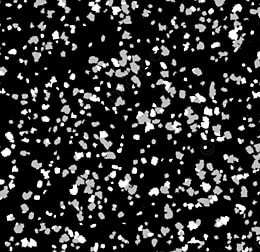
#> input picture Min Filter_F55121064/bg.jpg, 260 x 252 px
$ python min-filter_F55121064.py
#> lines starting #> are read from the running program, lines starting #| are printed output that depends on the picture
#F55121064
#Budi agung Fajariyanto
#B-TI

# Import package yag digunakan
import cv2
import numpy as np

# Membaca citra
img = cv2.imread('bg.jpg')
#> img is the input picture: shape (252, 260, 3); min 0, max 255, mean 49.6

# Mengkonversi ke grayscale
gray = cv2.cvtColor(img, cv2.COLOR_BGR2GRAY)

# Menerapkan min filter dengan kernel 3x3 sebanyak 3 kali
kernel = np.ones((3,3), np.uint8)
min1 = cv2.erode(gray, kernel, iterations=1)
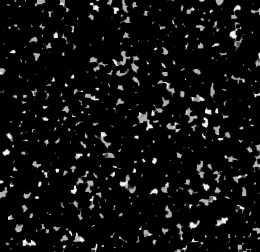
#> min1: shape (252, 260); min 0, max 252, mean 15.1
min2 = cv2.erode(min1, kernel, iterations=1)
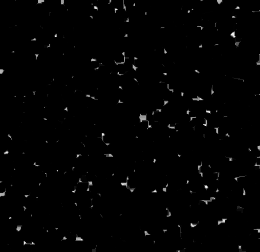
#> min2: shape (252, 260); min 0, max 242, mean 2.8
min3 = cv2.erode(min2, kernel, iterations=1)
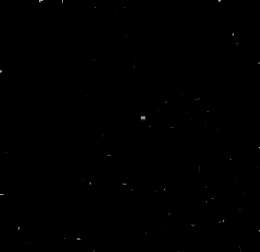
#> min3: shape (252, 260); min 0, max 178, mean 0.2

# Menampilkan citra asli dan hasil min filter sebanyak 3 kali
cv2.imshow('Citra Asli', gray)
cv2.imshow('(1) Min Filter', min1)
cv2.imshow('(2) Min Filter', min2)
cv2.imshow('(3) Min Filter', min3)

cv2.waitKey(0)
cv2.destroyAllWindows()

$ run again, with Min Filter_F55121064/Hasil Running Min Filter_F55121064.png saved as Min Filter_F55121064/bg.jpg
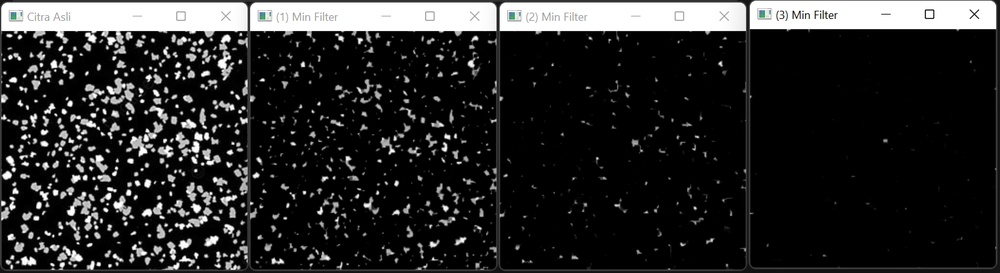
#> input picture Min Filter_F55121064/Hasil Running Min Filter_F55121064.png, 1000 x 273 px, shrunk from 1583 x 432 before the run
#> img is the input picture: shape (273, 1000, 3); mean B, G, R 42, 42, 42
#> `min1 = cv2.erode(gray, kernel, iterations=1)`:
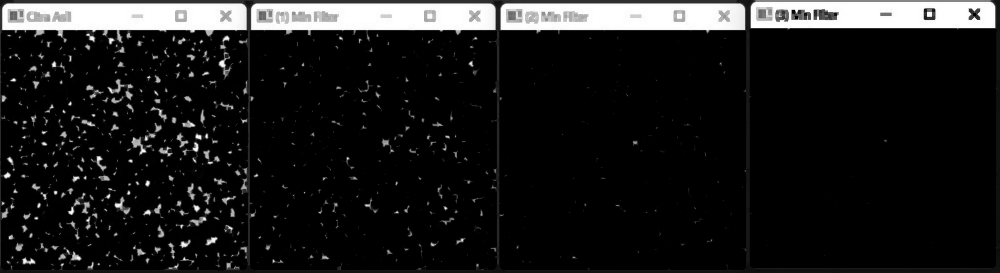
#> min1: shape (273, 1000); min 0, max 255, mean 28.1
#> `min3 = cv2.erode(min2, kernel, iterations=1)`:
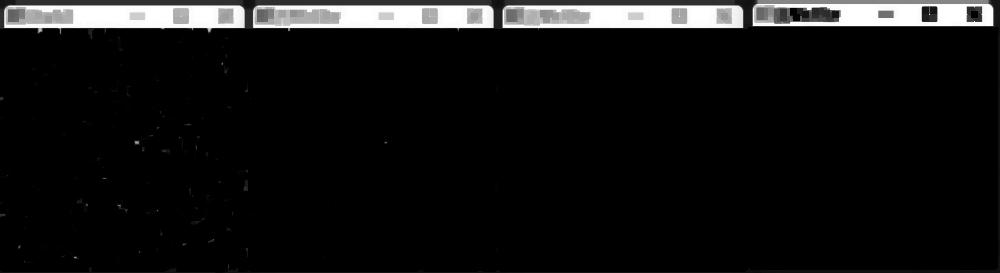
#> min3: shape (273, 1000); min 0, max 255, mean 18.6
